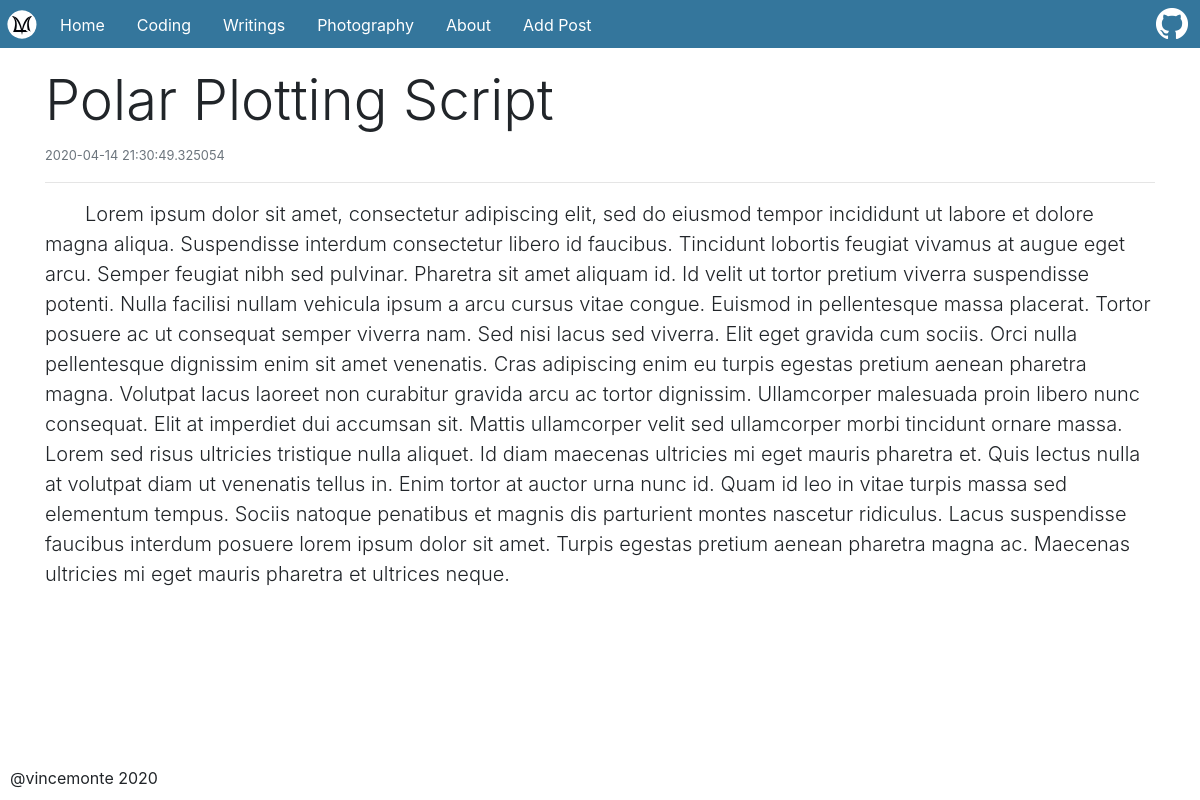
The app's page /project/1 with its own data.
### personalWebsite/models.py (models this page shows, shortened)
class Project(db.Model):
    id = db.Column(db.Integer, primary_key=True)
    title = db.Column(db.String(100), nullable=False)
    type = db.Column(db.String(20), nullable=False)
    content= db.Column(db.Text, nullable=True)
    images = db.Column(db.String(50), nullable=True)
    date_posted = db.Column(db.DateTime, nullable=False, default=datetime.now)
    home_post = db.relationship('HomePost', backref='project', uselist=False)

### personalWebsite/routes.py (the view)
@app.route('/project/<int:project_id>')
def project(project_id):
    post = Project.query.get_or_404(project_id)
    return render_template('project.html', post=post)

### personalWebsite/templates/project.html
{% extends "layout.html" %}
{% block content %}
  <div class="container">
    <h1 class="display-4 page-header">{{ post.title }}</h1>
    <small class="text-muted">{{post.date_posted}}</small>
    <hr class="my-3">
     <section class="text-left about-text">
       <p class="lead">{{ post.content }}</p>
     </section>
  </div>
{% endblock content%}

### personalWebsite/static/main.css (style rules this page uses)
html { min-height: 100%; min-width: 100%; font-family: 'Montserrat', sans-serif; overflow: auto; }
body { margin: 0; }
.page-header { padding-top: .2em; margin-top: 1em; }
.about-text { margin-bottom: 4em; }
.about-text p { text-indent: 2em; }

### records on screen
Project: title "Polar Plotting Script", date_posted "2020-04-14 21:30:49.325054", content "Lorem ipsum dolor sit amet, consectetur adipiscing elit, sed do eiusmod tempor incididunt ut labore et dolore magna aliqua. Suspendisse interdum consectetur libero id faucibus. Tincidunt lobortis feugiat vivamus at augue eget arcu. Semper feugiat nibh sed pulvinar. Pharetra sit amet aliquam id. Id velit ut tortor pretium viverra suspendisse potenti. Nulla facilisi nullam vehicula ipsum a arcu cursus vitae congue. Euismod in pellentesque massa placerat. Tortor posuere ac ut consequat semper viverra nam. Sed nisi lacus sed viverra. Elit eget gravida cum sociis. Orci nulla pellentesque dignissim enim sit amet venenatis. Cras adipiscing enim eu turpis egestas pretium aenean pharetra magna.…"
